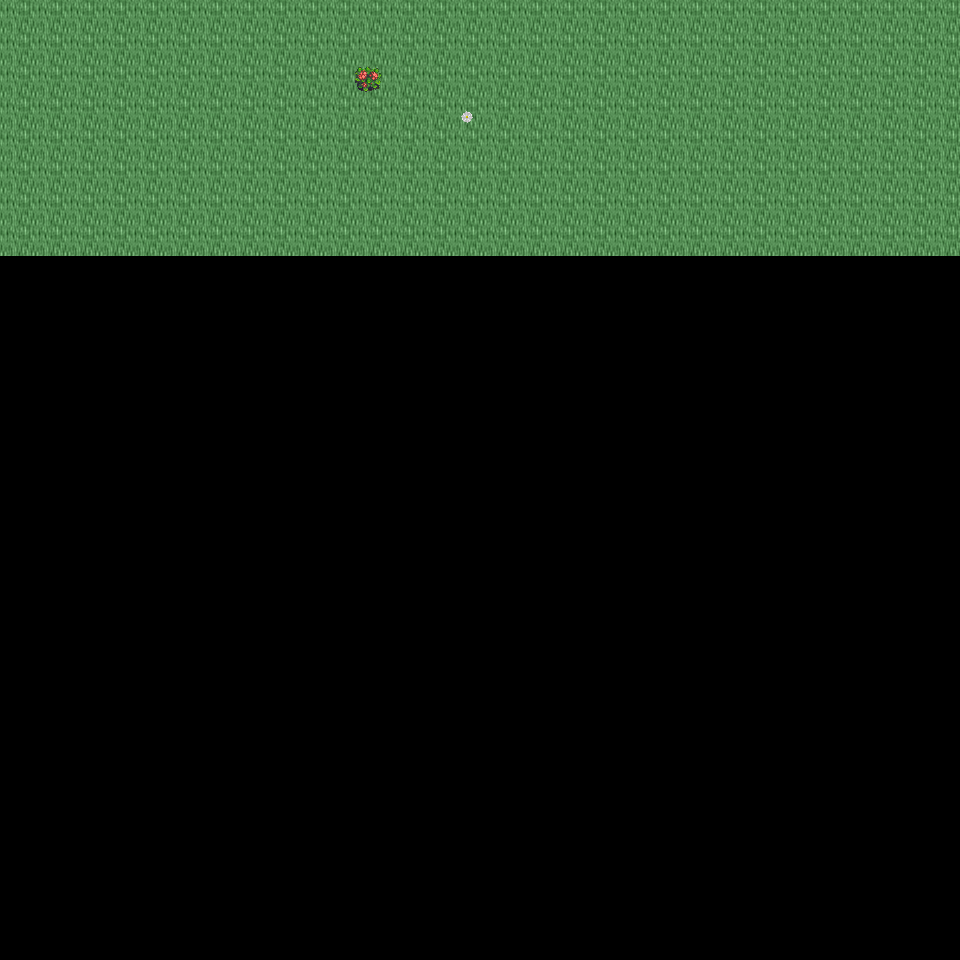

Below is a game level as drawn by its tile map, then a one-line description and the .tmx that defines it (tile-layer data replaced by summaries):
An orthogonal 30x30 tile map with 32x32 px tiles, 6 tile layers (Ground, Object, Object2, Above, ...), 24 tilesets and 3 objects (3x mapExit).

<map version="1.0" orientation="orthogonal" renderorder="right-down" width="30" height="30" tilewidth="32" tileheight="32" nextobjectid="4">
  <tileset firstgid="1" name="tileset_logic_collision" tilewidth="32" tileheight="32" tilecount="1" columns="1">
    <image source="../drawable/tileset_logic_collision.png" width="32" height="32" />
  </tileset>
  <tileset firstgid="2" name="tileset_ground_ground" tilewidth="32" tileheight="32" tilecount="33" columns="3">
    <image source="../drawable/tileset_ground_ground.png" width="96" height="352" />
  </tileset>
  <tileset firstgid="35" name="tileset_terrain_grassland" tilewidth="32" tileheight="32" tilecount="88" columns="8">
    <image source="../drawable/tileset_terrain_grassland.png" width="256" height="352" />
  </tileset>
  <tileset firstgid="123" name="tileset_ground_grass_corners" tilewidth="32" tileheight="32" tilecount="24" columns="6">
    <image source="../drawable/tileset_ground_grass_corners.png" width="192" height="128" />
  </tileset>
  <tileset firstgid="147" name="tileset_ground_grass_edges" tilewidth="32" tileheight="32" tilecount="36" columns="12">
    <image source="../drawable/tileset_ground_grass_edges.png" width="384" height="96" />
  </tileset>
  <tileset firstgid="183" name="tileset_ground_grass_2" tilewidth="32" tileheight="32" tilecount="21" columns="3">
    <image source="../drawable/tileset_ground_grass_2.png" width="96" height="224" />
  </tileset>
  <tileset firstgid="204" name="tileset_plant_tree_tree_darkgreen" tilewidth="32" tileheight="32" tilecount="88" columns="8">
    <image source="../drawable/tileset_plant_tree_tree_darkgreen.png" width="256" height="352" />
  </tileset>
  <tileset firstgid="292" name="tileset_plant_tree_pine_tree" tilewidth="32" tileheight="32" tilecount="20" columns="4">
    <image source="../drawable/tileset_plant_tree_pine_tree.png" width="128" height="160" />
  </tileset>
  <tileset firstgid="312" name="tileset_plant_tree_pine_tree_1" tilewidth="32" tileheight="32" tilecount="20" columns="4">
    <image source="../drawable/tileset_plant_tree_pine_tree_1.png" width="128" height="160" />
  </tileset>
  <tileset firstgid="332" name="tileset_plant_tree_evergreen" tilewidth="32" tileheight="32" tilecount="36" columns="3">
    <image source="../drawable/tileset_plant_tree_evergreen.png" width="96" height="384" />
  </tileset>
  <tileset firstgid="368" name="tileset_plant_tree_fall_trees" tilewidth="32" tileheight="32" tilecount="40" columns="8">
    <image source="../drawable/tileset_plant_tree_fall_trees.png" width="256" height="160" />
  </tileset>
  <tileset firstgid="408" name="tileset_plant_flower_daisy_blue" tilewidth="32" tileheight="32" tilecount="8" columns="2">
    <image source="../drawable/tileset_plant_flower_daisy_blue.png" width="64" height="128" />
  </tileset>
  <tileset firstgid="416" name="tileset_plant_flower_daisy_red" tilewidth="32" tileheight="32" tilecount="8" columns="2">
    <image source="../drawable/tileset_plant_flower_daisy_red.png" width="64" height="128" />
  </tileset>
  <tileset firstgid="424" name="tileset_plant_flower_daisy_white" tilewidth="32" tileheight="32" tilecount="8" columns="2">
    <image source="../drawable/tileset_plant_flower_daisy_white.png" width="64" height="128" />
  </tileset>
  <tileset firstgid="432" name="tileset_plant_flower_daisy_yellow" tilewidth="32" tileheight="32" tilecount="8" columns="2">
    <image source="../drawable/tileset_plant_flower_daisy_yellow.png" width="64" height="128" />
  </tileset>
  <tileset firstgid="440" name="tileset_plant_leaves" tilewidth="32" tileheight="32" tilecount="8" columns="4">
    <image source="../drawable/tileset_plant_leaves.png" width="128" height="64" />
  </tileset>
  <tileset firstgid="448" name="tileset_logic_creature_animal" tilewidth="32" tileheight="32" tilecount="32" columns="8">
    <image source="../drawable/tileset_logic_creature_animal.png" width="256" height="128" />
  </tileset>
  <tileset firstgid="480" name="tileset_plant_flower_red_blue_clusters" tilewidth="32" tileheight="32" tilecount="4" columns="1">
    <image source="../drawable/tileset_plant_flower_red_blue_clusters.png" width="32" height="128" />
  </tileset>
  <tileset firstgid="484" name="tileset_ground_tall_grass" tilewidth="32" tileheight="32" tilecount="15" columns="5">
    <image source="../drawable/tileset_ground_tall_grass.png" width="160" height="96" />
  </tileset>
  <tileset firstgid="499" name="tileset_logic_creature_reptile" tilewidth="32" tileheight="32" tilecount="7" columns="7">
    <image source="../drawable/tileset_logic_creature_reptile.png" width="224" height="32" />
  </tileset>
  <tileset firstgid="506" name="tileset_logic_creature_fowl" tilewidth="32" tileheight="32" tilecount="6" columns="6">
    <image source="../drawable/tileset_logic_creature_fowl.png" width="192" height="32" />
  </tileset>
  <tileset firstgid="512" name="tileset_plant_bush_berried" tilewidth="32" tileheight="32" tilecount="60" columns="5">
    <image source="../drawable/tileset_plant_bush_berried.png" width="160" height="384" />
  </tileset>
  <tileset firstgid="572" name="tileset_plant_bushes_and_trees" tilewidth="32" tileheight="32" tilecount="144" columns="16">
    <image source="../drawable/tileset_plant_bushes_and_trees.png" width="512" height="289" />
  </tileset>
  <tileset firstgid="716" name="tileset_plant_bush_leafy" tilewidth="32" tileheight="32" tilecount="48" columns="8">
    <image source="../drawable/tileset_plant_bush_leafy.png" width="256" height="192" />
  </tileset>
  <layer name="Ground" width="30" height="30">
    <data>[900 cells, 240 non-empty, 1 distinct tile ids]</data>
  </layer>
  <layer name="Object" width="30" height="30">
    <data>[900 cells, 1 non-empty, 1 distinct tile ids]</data>
  </layer>
  <layer name="Object2" width="30" height="30">
    <data>[900 cells, 1 non-empty, 1 distinct tile ids]</data>
  </layer>
  <layer name="Above" width="30" height="30">
    <data>[900 cells, 0 non-empty, 0 distinct tile ids]</data>
  </layer>
  <layer name="Above2" width="30" height="30">
    <data>[900 cells, 0 non-empty, 0 distinct tile ids]</data>
  </layer>
  <layer name="Walkable" width="30" height="30">
    <data>[900 cells, 0 non-empty, 0 distinct tile ids]</data>
  </layer>
  <objectgroup name="MapEvents">
    <object id="1" name="north" type="mapExit" x="0" y="0" width="960" height="32">
      <properties>
        <property name="map" value="level_0_x37_y11" />
        <property name="x" value="0" />
        <property name="y" value="28" />
      </properties>
    </object>
    <object id="2" name="west" type="mapExit" x="0" y="0" width="32" height="960">
      <properties>
        <property name="map" value="level_0_x36_y12" />
        <property name="x" value="28" />
        <property name="y" value="0" />
      </properties>
    </object>
    <object id="3" name="east" type="mapExit" x="928" y="0" width="32" height="960">
      <properties>
        <property name="map" value="level_0_x38_y12" />
        <property name="x" value="1" />
        <property name="y" value="0" />
      </properties>
    </object>
  </objectgroup>
</map>
